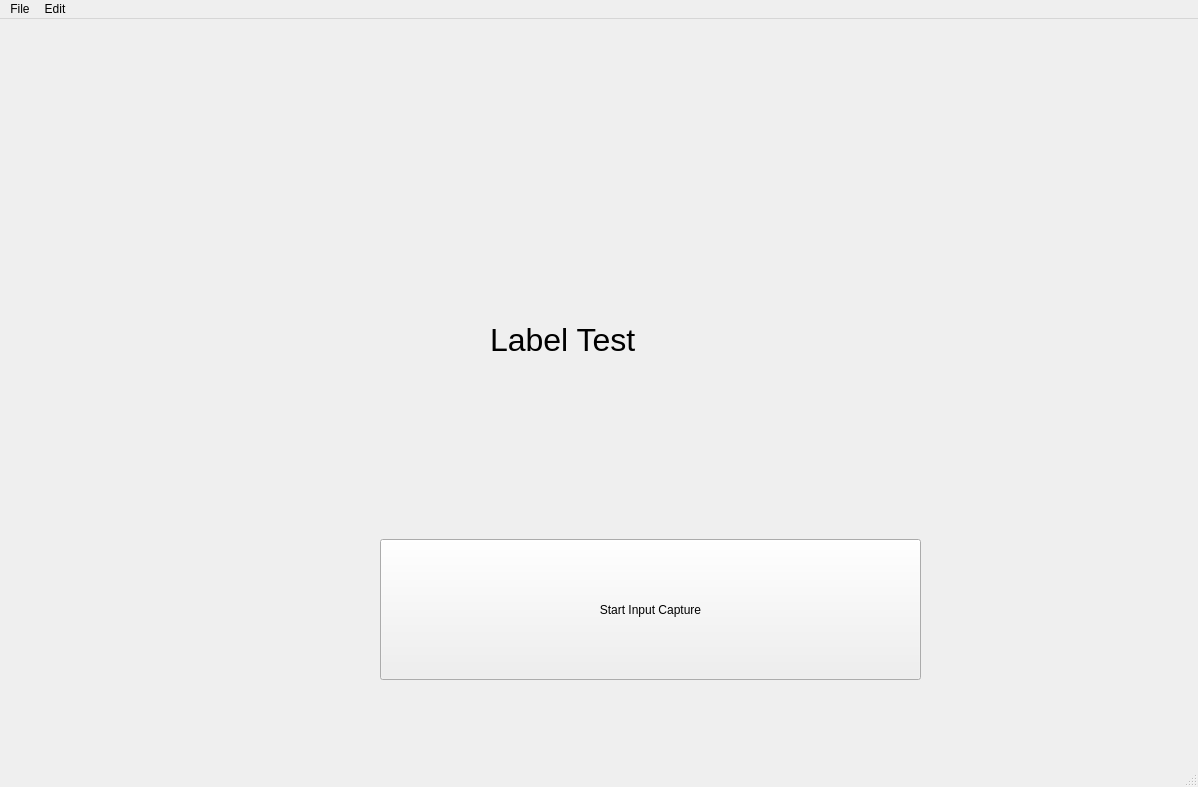
<?xml version="1.0" encoding="UTF-8"?>
<ui version="4.0">
 <class>MainWindow</class>
 <widget class="QMainWindow" name="MainWindow">
  <property name="geometry">
   <rect>
    <x>0</x>
    <y>0</y>
    <width>1198</width>
    <height>787</height>
   </rect>
  </property>
  <property name="windowTitle">
   <string>MainWindow</string>
  </property>
  <widget class="QWidget" name="centralwidget">
   <widget class="QPushButton" name="pushButton">
    <property name="geometry">
     <rect>
      <x>380</x>
      <y>520</y>
      <width>541</width>
      <height>141</height>
     </rect>
    </property>
    <property name="text">
     <string>Start Input Capture</string>
    </property>
   </widget>
   <widget class="QLabel" name="label">
    <property name="geometry">
     <rect>
      <x>490</x>
      <y>190</y>
      <width>411</width>
      <height>261</height>
     </rect>
    </property>
    <property name="font">
     <font>
      <pointsize>24</pointsize>
     </font>
    </property>
    <property name="text">
     <string>Label Test</string>
    </property>
   </widget>
  </widget>
  <widget class="QMenuBar" name="menubar">
   <property name="geometry">
    <rect>
     <x>0</x>
     <y>0</y>
     <width>1198</width>
     <height>21</height>
    </rect>
   </property>
   <widget class="QMenu" name="menuFile">
    <property name="title">
     <string>File</string>
    </property>
    <addaction name="actionNew"/>
    <addaction name="actionSave"/>
   </widget>
   <widget class="QMenu" name="menuEdit">
    <property name="title">
     <string>Edit</string>
    </property>
    <addaction name="actionOpen"/>
   </widget>
   <addaction name="menuFile"/>
   <addaction name="menuEdit"/>
  </widget>
  <widget class="QStatusBar" name="statusbar"/>
  <action name="actionNew">
   <property name="text">
    <string>New</string>
   </property>
   <property name="statusTip">
    <string>Create a new test</string>
   </property>
   <property name="shortcut">
    <string>Ctrl+N</string>
   </property>
  </action>
  <action name="actionSave">
   <property name="text">
    <string>Save</string>
   </property>
   <property name="statusTip">
    <string>Save the current test</string>
   </property>
   <property name="shortcut">
    <string>Ctrl+S</string>
   </property>
  </action>
  <action name="actionOpen">
   <property name="text">
    <string>Open</string>
   </property>
   <property name="statusTip">
    <string>Open another test</string>
   </property>
   <property name="shortcut">
    <string>Ctrl+O</string>
   </property>
  </action>
 </widget>
 <resources/>
 <connections/>
</ui>
